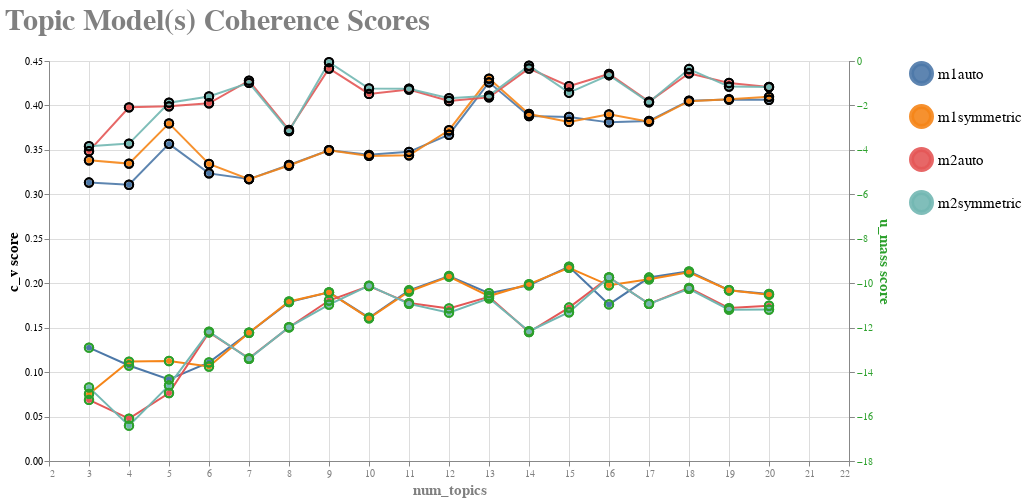

Notebook source saved alongside this figure:
### Code cell
coherence_chart

### Figure 1 — Vega-Lite specification as saved in the notebook (floating-point values rounded to 4 significant figures)
{"config": {"view": {"continuousWidth": 300, "continuousHeight": 300}, "axis": {"titleFont": "Courier", "titleFontSize": 15}, "axisBottom": {"labelColor": "gray", "titleColor": "gray", "titleFont": "Courier"}, "axisLeft": {"labelColor": "black", "titleColor": "black", "titleFont": "Courier"}, "axisRight": {"labelColor": "#2ca02c", "titleColor": "#2ca02c", "titleFont": "Courier"}, "legend": {"labelFont": "Courier", "labelFontSize": 15, "labelOverlap": false, "symbolSize": 400, "symbolStrokeWidth": 5, "title": null, "titleFontSize": 15}, "title": {"anchor": "start", "color": "gray", "font": "Courier", "fontSize": 30}}, "layer": [{"mark": {"type": "line"}, "encoding": {"color": {"field": "model_name", "type": "nominal"}}, "transform": [{"fold": ["c_v", "u_mass"], "as": ["Measure", "Value"]}]}, {"mark": {"type": "line", "opacity": 0.9, "point": true}, "encoding": {"color": {"field": "model_name", "type": "nominal"}, "tooltip": [{"field": "c_v", "type": "quantitative"}, {"field": "model_name", "type": "nominal"}, {"field": "num_topics", "type": "quantitative"}], "x": {"field": "num_topics", "type": "quantitative"}, "y": {"field": "c_v", "title": "c_v score", "type": "quantitative"}}, "transform": [{"fold": ["c_v", "u_mass"], "as": ["Measure", "Value"]}]}, {"mark": {"type": "line", "opacity": 1, "point": true}, "encoding": {"color": {"field": "model_name", "type": "nominal"}, "tooltip": [{"field": "u_mass", "type": "quantitative"}, {"field": "model_name", "type": "nominal"}, {"field": "num_topics", "type": "quantitative"}], "x": {"field": "num_topics", "type": "quantitative"}, "y": {"field": "u_mass", "title": "u_mass score", "type": "quantitative"}}, "transform": [{"fold": ["c_v", "u_mass"], "as": ["Measure", "Value"]}]}, {"mark": {"type": "circle", "fillOpacity": 0, "size": 70, "stroke": "#2ca02c"}, "encoding": {"color": {"field": "model_name", "type": "nominal"}, "tooltip": [{"field": "u_mass", "type": "quantitative"}, {"field": "model_name", "type": "nominal"}, {"field": "num_topics", "type": "quantitative"}], "x": {"field": "num_topics", "type": "quantitative"}, "y": {"axis": {"labels": false}, "field": "u_mass", "title": "", "type": "quantitative"}}, "transform": [{"fold": ["c_v", "u_mass"], "as": ["Measure", "Value"]}]}, {"mark": {"type": "circle", "fillOpacity": 0, "size": 70, "stroke": "black"}, "encoding": {"color": {"field": "model_name", "type": "nominal"}, "tooltip": [{"field": "c_v", "type": "quantitative"}, {"field": "model_name", "type": "nominal"}, {"field": "num_topics", "type": "quantitative"}], "x": {"field": "num_topics", "scale": {"domain": [2, 20.9]}, "type": "quantitative"}, "y": {"axis": {"labels": false}, "field": "c_v", "title": "", "type": "quantitative"}}, "transform": [{"fold": ["c_v", "u_mass"], "as": ["Measure", "Value"]}]}], "data": {"name": "data-34fbc1ef6e4d591f66b96143d661f228"}, "height": 400, "resolve": {"scale": {"y": "independent"}}, "title": {"text": ["Topic Model(s) Coherence Scores"], "subtitle": [""]}, "width": 800, "$schema": "https://vega.github.io/schema/vega-lite/v5.8.0.json", "datasets": {"data-34fbc1ef6e4d591f66b96143d661f228": [{"c_v": 0.3132, "u_mass": -12.9, "num_topics": 3, "alpha": "auto", "method": "m1", "model_name": "m1auto"}, {"c_v": 0.3383, "u_mass": -14.98, "num_topics": 3, "alpha": "symmetric", "method": "m1", "model_name": "m1symmetric"}, {"c_v": 0.3486, "u_mass": -15.25, "num_topics": 3, "alpha": "auto", "method": "m2", "model_name": "m2auto"}, {"c_v": 0.3542, "u_mass": -14.69, "num_topics": 3, "alpha": "symmetric", "method": "m2", "model_name": "m2symmetric"}, {"c_v": 0.3108, "u_mass": -13.7, "num_topics": 4, "alpha": "auto", "method": "m1", "model_name": "m1auto"}, {"c_v": 0.3346, "u_mass": -13.53, "num_topics": 4, "alpha": "symmetric", "method": "m1", "model_name": "m1symmetric"}, {"c_v": 0.3979, "u_mass": -16.09, "num_topics": 4, "alpha": "auto", "method": "m2", "model_name": "m2auto"}, {"c_v": 0.3571, "u_mass": -16.41, "num_topics": 4, "alpha": "symmetric", "method": "m2", "model_name": "m2symmetric"}, {"c_v": 0.3568, "u_mass": -14.32, "num_topics": 5, "alpha": "auto", "method": "m1", "model_name": "m1auto"}, {"c_v": 0.3798, "u_mass": -13.5, "num_topics": 5, "alpha": "symmetric", "method": "m1", "model_name": "m1symmetric"}, {"c_v": 0.399, "u_mass": -14.94, "num_topics": 5, "alpha": "auto", "method": "m2", "model_name": "m2auto"}, {"c_v": 0.4031, "u_mass": -14.6, "num_topics": 5, "alpha": "symmetric", "method": "m2", "model_name": "m2symmetric"}, {"c_v": 0.3236, "u_mass": -13.56, "num_topics": 6, "alpha": "auto", "method": "m1", "model_name": "m1auto"}, {"c_v": 0.3341, "u_mass": -13.75, "num_topics": 6, "alpha": "symmetric", "method": "m1", "model_name": "m1symmetric"}, {"c_v": 0.4024, "u_mass": -12.22, "num_topics": 6, "alpha": "auto", "method": "m2", "model_name": "m2auto"}, {"c_v": 0.4102, "u_mass": -12.18, "num_topics": 6, "alpha": "symmetric", "method": "m2", "model_name": "m2symmetric"}, {"c_v": 0.3172, "u_mass": -12.23, "num_topics": 7, "alpha": "auto", "method": "m1", "model_name": "m1auto"}, {"c_v": 0.3172, "u_mass": -12.23, "num_topics": 7, "alpha": "symmetric", "method": "m1", "model_name": "m1symmetric"}, {"c_v": 0.4279, "u_mass": -13.38, "num_topics": 7, "alpha": "auto", "method": "m2", "model_name": "m2auto"}, {"c_v": 0.4254, "u_mass": -13.4, "num_topics": 7, "alpha": "symmetric", "method": "m2", "model_name": "m2symmetric"}, {"c_v": 0.333, "u_mass": -10.85, "num_topics": 8, "alpha": "auto", "method": "m1", "model_name": "m1auto"}, {"c_v": 0.3324, "u_mass": -10.82, "num_topics": 8, "alpha": "symmetric", "method": "m1", "model_name": "m1symmetric"}, {"c_v": 0.3724, "u_mass": -11.99, "num_topics": 8, "alpha": "auto", "method": "m2", "model_name": "m2auto"}, {"c_v": 0.371, "u_mass": -11.98, "num_topics": 8, "alpha": "symmetric", "method": "m2", "model_name": "m2symmetric"}, {"c_v": 0.3496, "u_mass": -10.41, "num_topics": 9, "alpha": "auto", "method": "m1", "model_name": "m1auto"}, {"c_v": 0.3496, "u_mass": -10.41, "num_topics": 9, "alpha": "symmetric", "method": "m1", "model_name": "m1symmetric"}, {"c_v": 0.4416, "u_mass": -10.78, "num_topics": 9, "alpha": "auto", "method": "m2", "model_name": "m2auto"}, {"c_v": 0.4487, "u_mass": -10.96, "num_topics": 9, "alpha": "symmetric", "method": "m2", "model_name": "m2symmetric"}, {"c_v": 0.3444, "u_mass": -11.55, "num_topics": 10, "alpha": "auto", "method": "m1", "model_name": "m1auto"}, {"c_v": 0.3432, "u_mass": -11.58, "num_topics": 10, "alpha": "symmetric", "method": "m1", "model_name": "m1symmetric"}, {"c_v": 0.413, "u_mass": -10.13, "num_topics": 10, "alpha": "auto", "method": "m2", "model_name": "m2auto"}, {"c_v": 0.419, "u_mass": -10.11, "num_topics": 10, "alpha": "symmetric", "method": "m2", "model_name": "m2symmetric"}, {"c_v": 0.3478, "u_mass": -10.32, "num_topics": 11, "alpha": "auto", "method": "m1", "model_name": "m1auto"}, {"c_v": 0.344, "u_mass": -10.37, "num_topics": 11, "alpha": "symmetric", "method": "m1", "model_name": "m1symmetric"}, {"c_v": 0.4179, "u_mass": -10.9, "num_topics": 11, "alpha": "auto", "method": "m2", "model_name": "m2auto"}, {"c_v": 0.4188, "u_mass": -10.93, "num_topics": 11, "alpha": "symmetric", "method": "m2", "model_name": "m2symmetric"}, {"c_v": 0.3671, "u_mass": -9.677, "num_topics": 12, "alpha": "auto", "method": "m1", "model_name": "m1auto"}, {"c_v": 0.3721, "u_mass": -9.701, "num_topics": 12, "alpha": "symmetric", "method": "m1", "model_name": "m1symmetric"}, {"c_v": 0.405, "u_mass": -11.13, "num_topics": 12, "alpha": "auto", "method": "m2", "model_name": "m2auto"}, {"c_v": 0.4082, "u_mass": -11.32, "num_topics": 12, "alpha": "symmetric", "method": "m2", "model_name": "m2symmetric"}, {"c_v": 0.426, "u_mass": -10.45, "num_topics": 13, "alpha": "auto", "method": "m1", "model_name": "m1auto"}, {"c_v": 0.4302, "u_mass": -10.58, "num_topics": 13, "alpha": "symmetric", "method": "m1", "model_name": "m1symmetric"}, {"c_v": 0.4091, "u_mass": -10.61, "num_topics": 13, "alpha": "auto", "method": "m2", "model_name": "m2auto"}, {"c_v": 0.411, "u_mass": -10.68, "num_topics": 13, "alpha": "symmetric", "method": "m2", "model_name": "m2symmetric"}, {"c_v": 0.3881, "u_mass": -10.09, "num_topics": 14, "alpha": "auto", "method": "m1", "model_name": "m1auto"}, {"c_v": 0.3904, "u_mass": -10.04, "num_topics": 14, "alpha": "symmetric", "method": "m1", "model_name": "m1symmetric"}, {"c_v": 0.4416, "u_mass": -12.2, "num_topics": 14, "alpha": "auto", "method": "m2", "model_name": "m2auto"}, {"c_v": 0.4447, "u_mass": -12.16, "num_topics": 14, "alpha": "symmetric", "method": "m2", "model_name": "m2symmetric"}, {"c_v": 0.3871, "u_mass": -9.256, "num_topics": 15, "alpha": "auto", "method": "m1", "model_name": "m1auto"}, {"c_v": 0.3815, "u_mass": -9.311, "num_topics": 15, "alpha": "symmetric", "method": "m1", "model_name": "m1symmetric"}, {"c_v": 0.4216, "u_mass": -11.09, "num_topics": 15, "alpha": "auto", "method": "m2", "model_name": "m2auto"}, {"c_v": 0.4143, "u_mass": -11.31, "num_topics": 15, "alpha": "symmetric", "method": "m2", "model_name": "m2symmetric"}, {"c_v": 0.381, "u_mass": -10.95, "num_topics": 16, "alpha": "auto", "method": "m1", "model_name": "m1auto"}, {"c_v": 0.39, "u_mass": -10.09, "num_topics": 16, "alpha": "symmetric", "method": "m1", "model_name": "m1symmetric"}, {"c_v": 0.4354, "u_mass": -9.739, "num_topics": 16, "alpha": "auto", "method": "m2", "model_name": "m2auto"}, {"c_v": 0.434, "u_mass": -9.738, "num_topics": 16, "alpha": "symmetric", "method": "m2", "model_name": "m2symmetric"}, {"c_v": 0.3826, "u_mass": -9.745, "num_topics": 17, "alpha": "auto", "method": "m1", "model_name": "m1auto"}, {"c_v": 0.3817, "u_mass": -9.826, "num_topics": 17, "alpha": "symmetric", "method": "m1", "model_name": "m1symmetric"}, {"c_v": 0.4042, "u_mass": -10.93, "num_topics": 17, "alpha": "auto", "method": "m2", "model_name": "m2auto"}, {"c_v": 0.4035, "u_mass": -10.93, "num_topics": 17, "alpha": "symmetric", "method": "m2", "model_name": "m2symmetric"}, {"c_v": 0.4053, "u_mass": -9.468, "num_topics": 18, "alpha": "auto", "method": "m1", "model_name": "m1auto"}, {"c_v": 0.4048, "u_mass": -9.511, "num_topics": 18, "alpha": "symmetric", "method": "m1", "model_name": "m1symmetric"}, {"c_v": 0.4362, "u_mass": -10.21, "num_topics": 18, "alpha": "auto", "method": "m2", "model_name": "m2auto"}, {"c_v": 0.441, "u_mass": -10.25, "num_topics": 18, "alpha": "symmetric", "method": "m2", "model_name": "m2symmetric"}, {"c_v": 0.4066, "u_mass": -10.31, "num_topics": 19, "alpha": "auto", "method": "m1", "model_name": "m1auto"}, {"c_v": 0.4071, "u_mass": -10.32, "num_topics": 19, "alpha": "symmetric", "method": "m1", "model_name": "m1symmetric"}, {"c_v": 0.4253, "u_mass": -11.12, "num_topics": 19, "alpha": "auto", "method": "m2", "model_name": "m2auto"}, {"c_v": 0.4212, "u_mass": -11.19, "num_topics": 19, "alpha": "symmetric", "method": "m2", "model_name": "m2symmetric"}, {"c_v": 0.4064, "u_mass": -10.48, "num_topics": 20, "alpha": "auto", "method": "m1", "model_name": "m1auto"}, {"c_v": 0.4097, "u_mass": -10.52, "num_topics": 20, "alpha": "symmetric", "method": "m1", "model_name": "m1symmetric"}, {"c_v": 0.4206, "u_mass": -11.01, "num_topics": 20, "alpha": "auto", "method": "m2", "model_name": "m2auto"}, {"c_v": 0.4208, "u_mass": -11.19, "num_topics": 20, "alpha": "symmetric", "method": "m2", "model_name": "m2symmetric"}]}}
